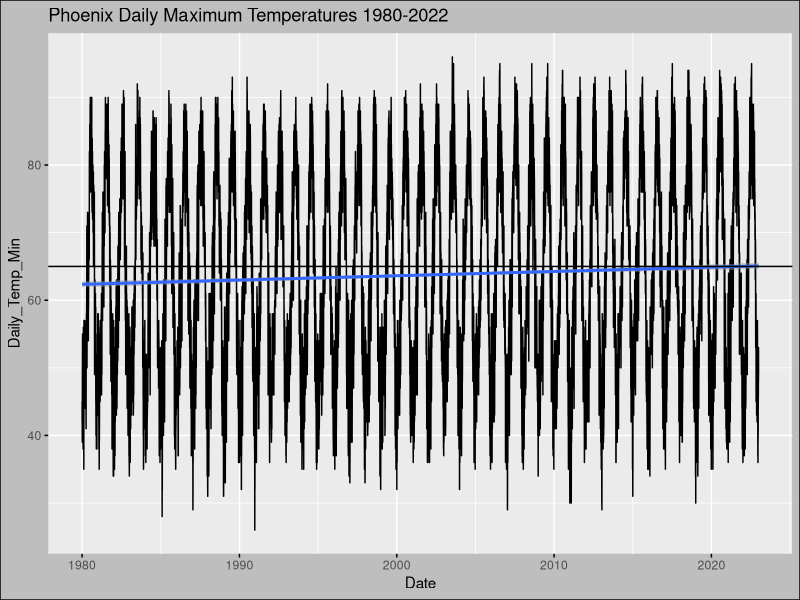
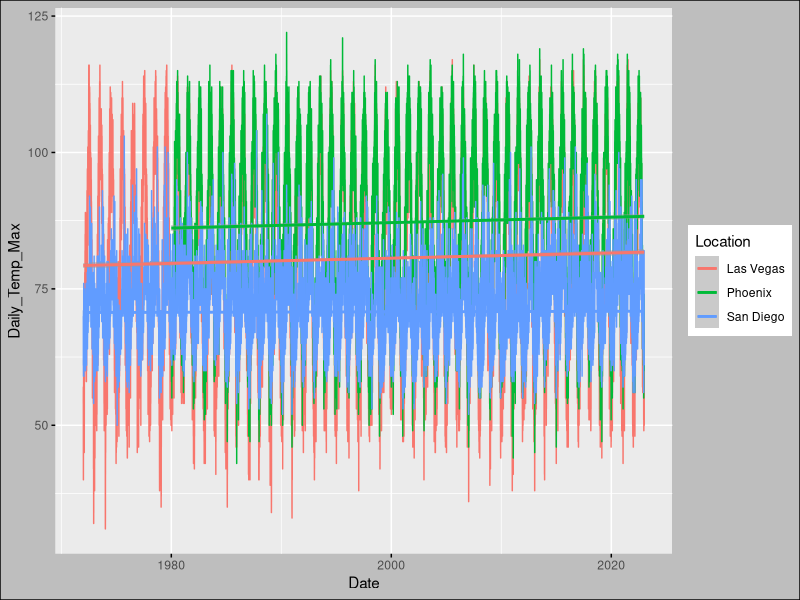
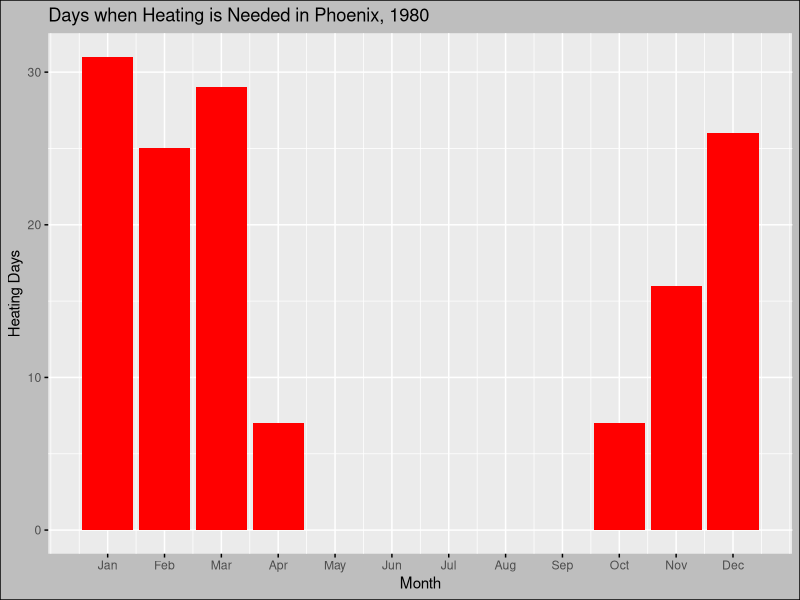
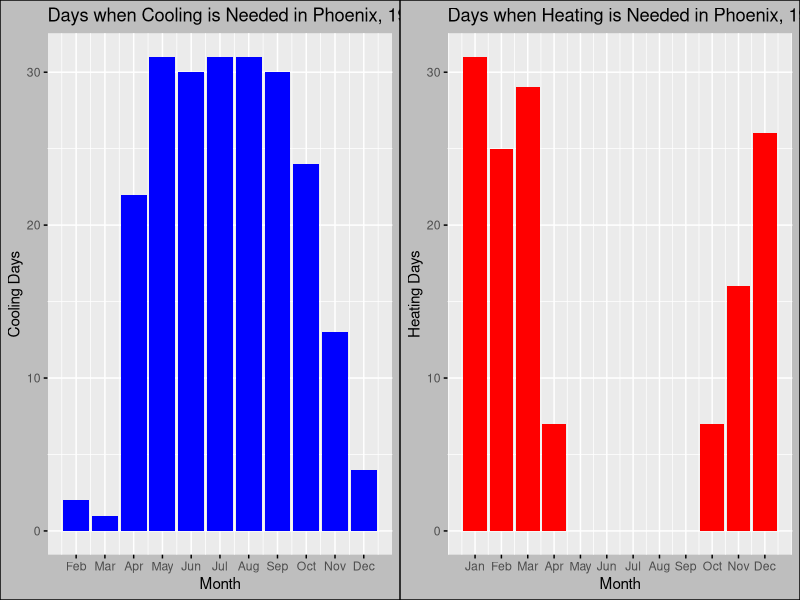
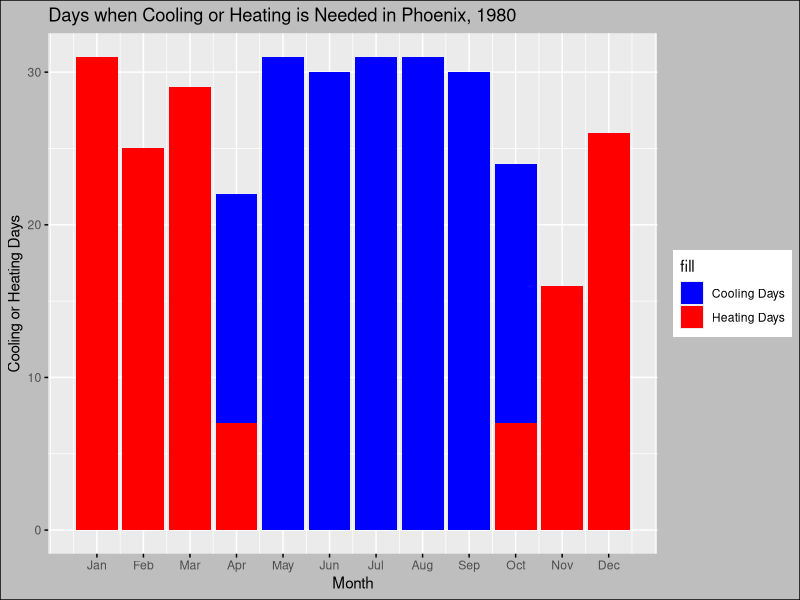

Here is the R script that generated these plots, in order:
## ---- chunk 1
knitr::opts_chunk$set(echo = TRUE)
#install.packages(ggplot2)
#install.packages(ggpthemes)
#install.packages(cowplot)

library(tidyverse)
library(lubridate)
library(here)
library(ggplot2)
library(ggthemes)
library(cowplot)

# Working Directory with the here() command
here()
## ---- chunk 2
Phoenix <- read.csv(here("./Data/Processed/PhoenixAZ_processed.csv"),
                    stringsAsFactors = TRUE) %>% 
  mutate(Date = ymd(Date))

FountainHills <- read.csv(here("./Data/Processed/FountainHillsAZ_processed.csv"),
                          stringsAsFactors = TRUE) %>% 
  mutate(Date = ymd(Date))

LasVegas <- read.csv(here("./Data/Processed/LasVegasNV_processed.csv"),
                     stringsAsFactors = TRUE) %>% 
  mutate(Date = ymd(Date))

Pahrump <- read.csv(here("./Data/Processed/PahrumpNV_processed.csv"),
                    stringsAsFactors = TRUE) %>% 
  mutate(Date = ymd(Date))

SanDiego <- read.csv(here("./Data/Processed/SanDiegoCA_processed.csv"),
                     stringsAsFactors = TRUE) %>%
  mutate(Date = ymd(Date))

Ramona <- read.csv(here("./Data/Processed/RamonaCA_processed.csv"),
                   stringsAsFactors = TRUE) %>% 
  mutate(Date = ymd(Date))
## ---- chunk 3
#1. Create a column for heating degrees with 0s
#2. Create a column for heating degrees with 0s
#3. Calculate heating degrees by finding the mean temp that's below 65F then
#subtracting the mean temp from 65
#4. Calculate cooling degrees by finding the mean temp that's above 65F then
#subtracting 65 from the mean temp

Phoenix$Heat_Degrees <- rep(0)
Phoenix$Cool_Degrees <- rep(0)
Phoenix$Heat_Degrees [Phoenix$Temp_Avg < 65] <-
  65 - Phoenix$Temp_Avg [Phoenix$Temp_Avg < 65]
Phoenix$Cool_Degrees [Phoenix$Temp_Avg > 65] <-
  Phoenix$Temp_Avg [Phoenix$Temp_Avg > 65] - 65

FountainHills$Heat_Degrees <- rep(0)
FountainHills$Cool_Degrees <- rep(0)
FountainHills$Heat_Degrees [FountainHills$Temp_Avg < 65] <-
  65 - FountainHills$Temp_Avg [FountainHills$Temp_Avg < 65]
FountainHills$Cool_Degrees [FountainHills$Temp_Avg > 65] <-
  FountainHills$Temp_Avg [FountainHills$Temp_Avg > 65] - 65

LasVegas$Heat_Degrees <- rep(0)
LasVegas$Cool_Degrees <- rep(0)
LasVegas$Heat_Degrees [LasVegas$Temp_Avg < 65] <-
  65 - LasVegas$Temp_Avg [LasVegas$Temp_Avg < 65]
LasVegas$Cool_Degrees [LasVegas$Temp_Avg > 65] <-
  LasVegas$Temp_Avg [LasVegas$Temp_Avg > 65] - 65

Pahrump$Heat_Degrees <- rep(0)
Pahrump$Cool_Degrees <- rep(0)
Pahrump$Heat_Degrees [Pahrump$Temp_Avg < 65] <-
  65 - Pahrump$Temp_Avg [Pahrump$Temp_Avg < 65]
Pahrump$Cool_Degrees [Pahrump$Temp_Avg > 65] <-
  Pahrump$Temp_Avg [Pahrump$Temp_Avg > 65] - 65

SanDiego$Heat_Degrees <- rep(0)
SanDiego$Cool_Degrees <- rep(0)
SanDiego$Heat_Degrees [SanDiego$Temp_Avg < 65] <-
  65 - SanDiego$Temp_Avg [SanDiego$Temp_Avg < 65]
SanDiego$Cool_Degrees [SanDiego$Temp_Avg > 65] <-
  SanDiego$Temp_Avg [SanDiego$Temp_Avg > 65] - 65

Ramona$Heat_Degrees <- rep(0)
Ramona$Cool_Degrees <- rep(0)
Ramona$Heat_Degrees [Ramona$Temp_Avg < 65] <-
  65 - Ramona$Temp_Avg [Ramona$Temp_Avg < 65]
Ramona$Cool_Degrees [Ramona$Temp_Avg > 65] <-
  Ramona$Temp_Avg [Ramona$Temp_Avg > 65] - 65
## ---- chunk 4
theme_EDA <- theme_base() +
  theme(
      axis.ticks = element_line(
      color = "black"
    ),
    plot.background = element_rect(
      color = "black",
      fill = "gray"
    ),
    legend.position = "right",
    complete = TRUE
  )
theme_set(theme_EDA)
## ---- chunk 5
ggplot(Phoenix,
       aes(x = Date, y = Daily_Temp_Min)) +
         geom_line() + 
  geom_smooth (method = lm)+
  labs( title = "Phoenix Daily Maximum Temperatures 1980-2022")+
  geom_hline(yintercept = 65)

Three_cities <- rbind(LasVegas,
                      Phoenix,
                      SanDiego)

ggplot(Three_cities, aes(x = Date, y = Daily_Temp_Max, color = Location)) +
  geom_line() +
  geom_smooth(method=lm)
## ---- chunk 6
Phoenix_Heat_1980 <- Phoenix %>%
  group_by(Heat_Degrees) %>%
  filter(Year == "1980", Heat_Degrees != 0) %>%
  select(Date, Month, Heat_Degrees)

Phoenix_Cool_1980 <- Phoenix %>%
  group_by(Cool_Degrees) %>%
  filter(Year == "1980", Cool_Degrees != 0) %>%
  select(Date, Month, Cool_Degrees)

plot_Phoenix_1980_Heat <- ggplot(Phoenix_Heat_1980, aes(x = Month)) +
  geom_bar(fill = "red") +
  scale_x_continuous(breaks = seq_along(month.abb), labels = month.abb) +
  labs(title = "Days when Heating is Needed in Phoenix, 1980", x = "Month", y = "Heating Days")
print(plot_Phoenix_1980_Heat)

plot_Phoenix_1980_Cool <- ggplot(Phoenix_Cool_1980, aes(x = Month)) +
  geom_bar(fill = "blue") +
  scale_x_continuous(breaks = seq_along(month.abb), labels = month.abb) +
  labs(title = "Days when Cooling is Needed in Phoenix, 1980", x = "Month", y = "Cooling Days")

grid_Phoenix_1980_HeatCoolDays <- plot_grid(plot_Phoenix_1980_Cool, plot_Phoenix_1980_Heat)
print(grid_Phoenix_1980_HeatCoolDays)

#instead of count do percentage

plot_Phoenix_1980_HeatCoolDays <- ggplot() +
  geom_bar(data = Phoenix_Cool_1980, aes(x = Month, fill = "Cooling Days")) +
  geom_bar(data = Phoenix_Heat_1980, aes(x = Month, fill = "Heating Days")) +
  scale_x_continuous(breaks = seq_along(month.abb), labels = month.abb) +
  labs(title = "Days when Cooling or Heating is Needed in Phoenix, 1980", x = "Month", y = "Cooling or Heating Days") + 
  scale_fill_manual(values = c("blue", "red"))
print(plot_Phoenix_1980_HeatCoolDays)
